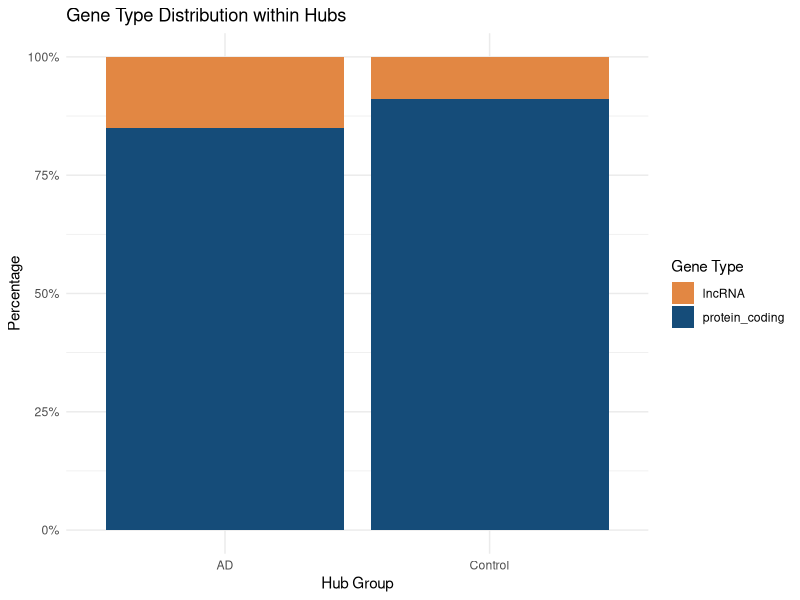
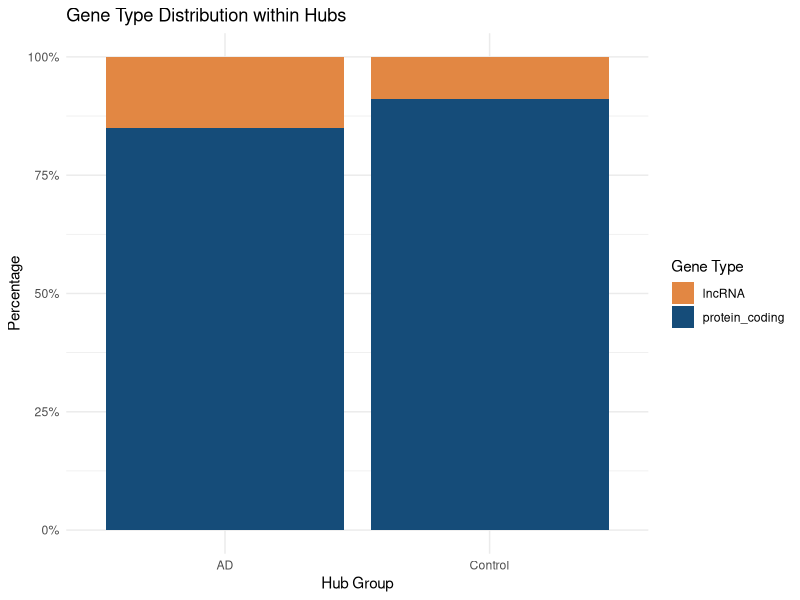

Reproduce these figures in R, in order.
library(dplyr)
library(ggplot2)

#We want to make a bar plot with the proportion of the different types of genes in the hubs

#set a directory to save the output
output_dir <- 'Results/centralities/plot/'
if(!dir.exists(output_dir)){
  dir.create(path=output_dir, recursive = T)
}

#Read hubs and calculate the proportion of each type of gene
ad <- read.csv('Results/centralities/CONS_AD_coreness_hubs.csv')%>% 
  group_by(gene_biotype) %>%
  summarise(count = n()) %>%
  mutate(prec = round(count / sum(count,  na.rm = TRUE) * 100)) %>% 
  mutate(Network='AD')


ctrl <- read.csv('Results/centralities/CONS_control_coreness_hubs.csv')%>% 
  group_by(gene_biotype) %>%
  summarise(count = n()) %>%
  mutate(prec = round(count / sum(count,  na.rm = TRUE) * 100))%>% 
  mutate(Network='Control')

#make and save the bar plot
plot <- bind_rows(ad, ctrl)
ggplot(plot, aes(x =Network, y = prec, fill = gene_biotype)) +
  geom_bar(stat = "identity") +
  scale_y_continuous(labels = scales::percent_format(scale = 1)) +
  labs(title = "Gene Type Distribution within Hubs", x = "Hub Group", y = "Percentage", fill = "Gene Type") +
  theme_minimal()+
  scale_fill_manual(values = c('#e28743','#154c79'))

ggsave(plot = last_plot(), filename = paste0(output_dir,'hubs_gene_type.svg'),device = 'svg',
       dpi = 300, height = 4, width = 6)

